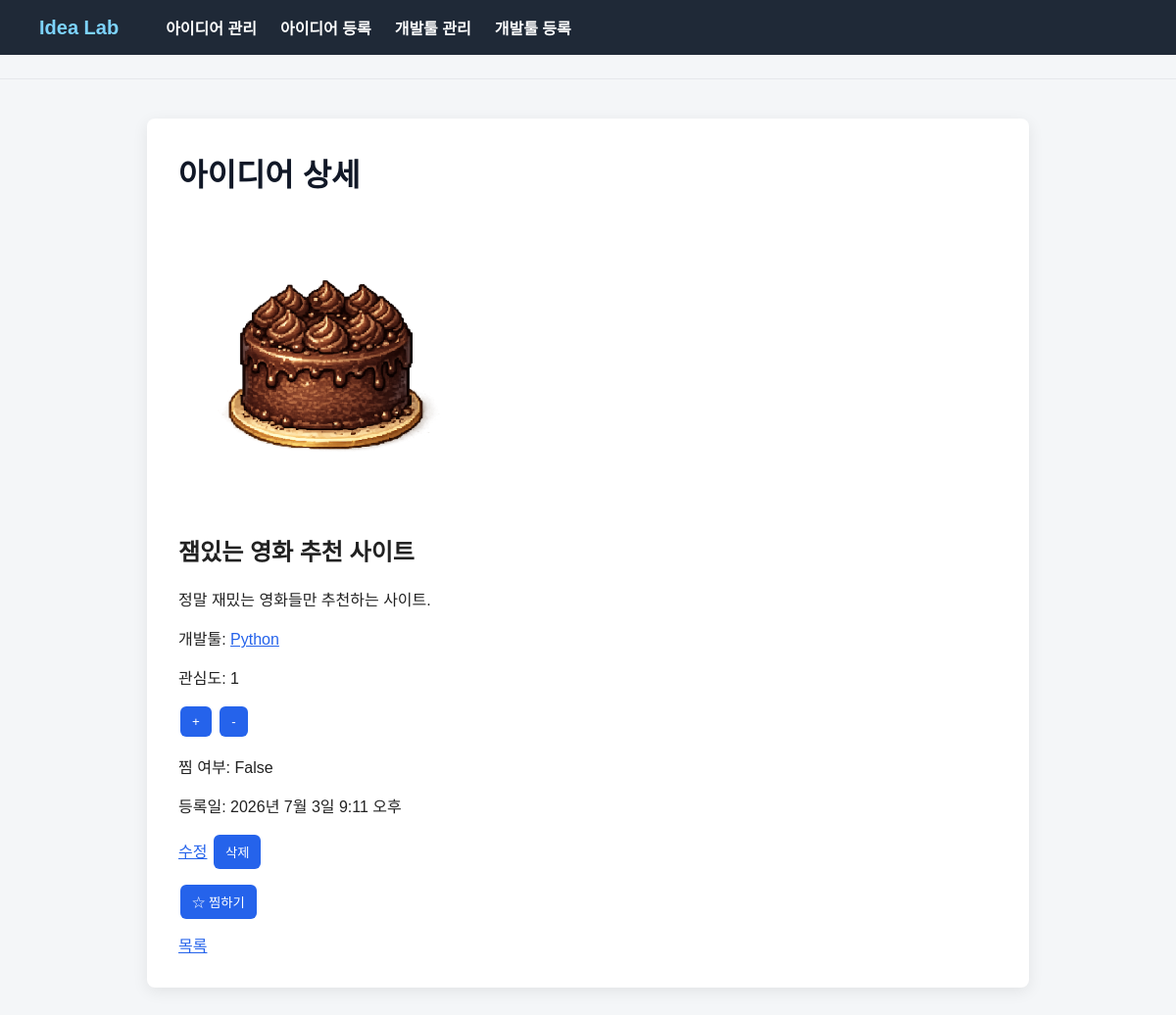
The page /ideas/3/ on the database its author committed.
### ideas/models.py (models this page shows, shortened)
class Idea(models.Model):
    title = models.CharField(max_length=100)
    image = models.ImageField(upload_to='idea_images/')
    content = models.TextField()
    interest = models.IntegerField(default=0)
    devtool = models.ForeignKey(
        DevTool,
        on_delete=models.CASCADE,
        related_name='ideas'
    )
    is_starred = models.BooleanField(default=False)
    created_at = models.DateTimeField(auto_now_add=True)

class DevTool(models.Model):
    name = models.CharField(max_length=50)
    kind = models.CharField(max_length=50)
    content = models.TextField()

### ideas/views.py (the view)
# urls.py: path('ideas/<int:pk>/', views.idea_detail, name='idea_detail'),
def idea_detail(request, pk):
    idea = get_object_or_404(Idea, pk=pk)
    star = getattr(idea, 'star', None)
    idea.starred = star.is_starred if star else False
    return render(request, 'ideas/idea_detail.html', {
        'idea': idea,
    })

### ideas/templates/ideas/idea_detail.html (shortened to what this page needs)
{% extends 'base.html' %}
{% block content %}
    <h1>아이디어 상세</h1>
    {% if idea.image %}
        <img src="{{ idea.image.url }}" alt="{{ idea.title }}" width="300">
    {% endif %}
    <h2>{{ idea.title }}</h2>
    <p>{{ idea.content }}</p>
    <p>
        개발툴:
        <a href="{% url 'ideas:devtool_detail' idea.devtool.pk %}">
            {{ idea.devtool.name }}
        </a>
    </p>
    <p>관심도: {{ idea.interest }}</p>
    <form action="{% url 'ideas:idea_interest' idea.pk 'plus' %}" method="POST" style="display:inline;">
        <button type="submit">+</button>
    </form>
    <form action="{% url 'ideas:idea_interest' idea.pk 'minus' %}" method="POST" style="display:inline;">
        <button type="submit">-</button>
    </form>
    <p>찜 여부: {{ idea.starred }}</p>
    <p>등록일: {{ idea.created_at }}</p>
    <a href="{% url 'ideas:idea_update' idea.pk %}">수정</a>
    <form action="{% url 'ideas:idea_delete' idea.pk %}" method="POST" style="display:inline;">
        <button type="submit">삭제</button>
    </form>
    <form action="{% url 'ideas:idea_toggle_star' idea.pk %}" method="POST">
        <button type="submit">
            {% if idea.starred %}
                ★ 찜됨
            {% else %}
                ☆ 찜하기
            {% endif %}
        </button>
    </form>
    <a href="{% url 'ideas:idea_list' %}">목록</a>
{% endblock %}

### ideas/static/ideas/style.css (style rules this page uses)
* { box-sizing: border-box; }
body { margin: 0; font-family: Arial, sans-serif; background: #f4f6f8; color: #222; }
h1 { margin-top: 0; color: #111827; }
img { max-width: 100%; border-radius: 8px; object-fit: cover; }
button, a { cursor: pointer; }
button { border: none; background: #2563eb; color: white; padding: 8px 12px; border-radius: 6px; margin: 2px; }
form { margin: 12px 0; }
a { color: #2563eb; }

### rows shown on the page
Idea: image (picture), title "잼있는 영화 추천 사이트", content "정말 재밌는 영화들만 추천하는 사이트.", devtool.name "Python", interest "1", starred "False", created_at "2026년 7월 3일 9:11 오후"
